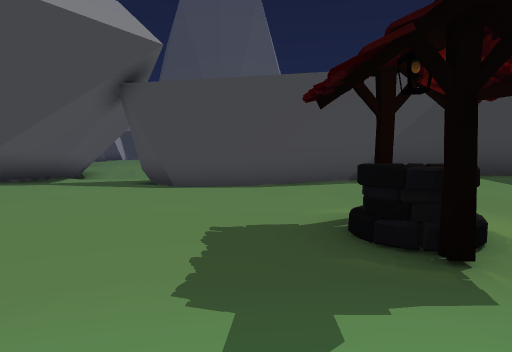
View 1 (above)

22 first-person views from a walk through a scene from a Unity 3-D project. The camera is 1.4 m above the floor, tilts 4° down and sees 70° across. The floor is counted in squares, 2 m on a side. Each view is taken from the middle of a square. On the plan, view 1 faces up. The plan holds only what a view shows up to about 11 squares ahead; the rest is blank. The place goes on beyond the plan. The player character is not drawn. Some surface patterns are stand-ins.

View 2
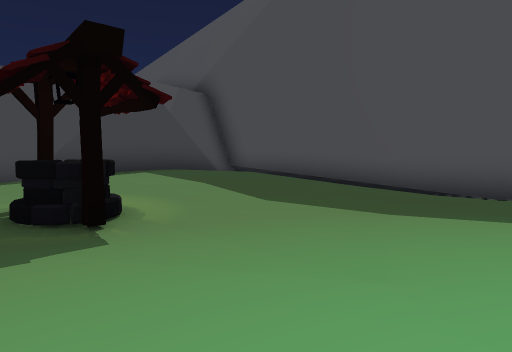

View 3
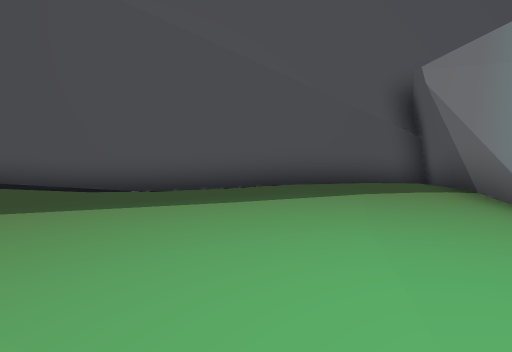

View 4
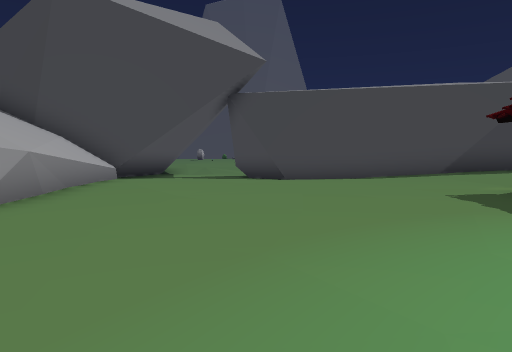

View 5
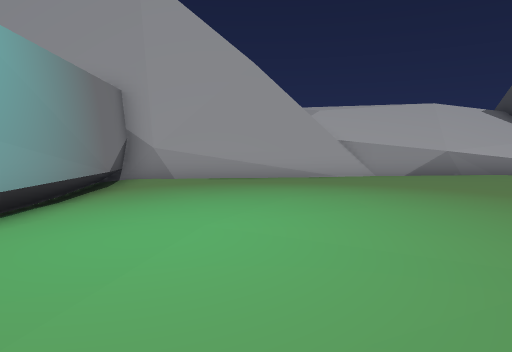

View 6
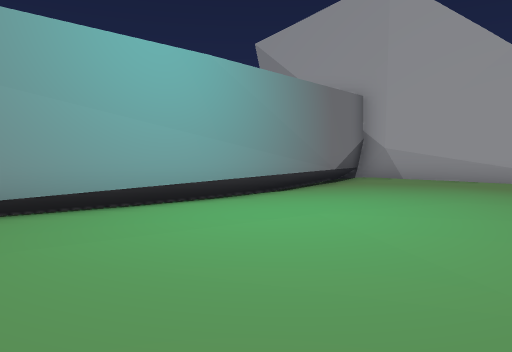

View 7
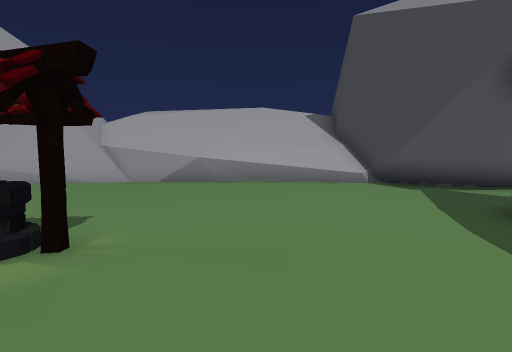

View 8
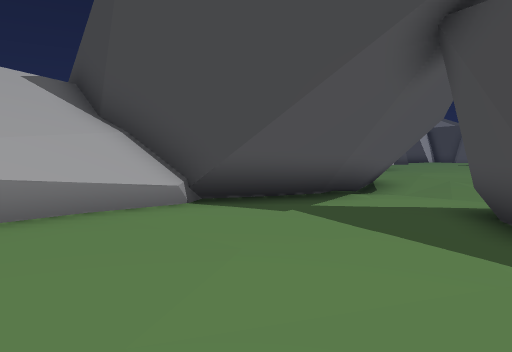

View 9
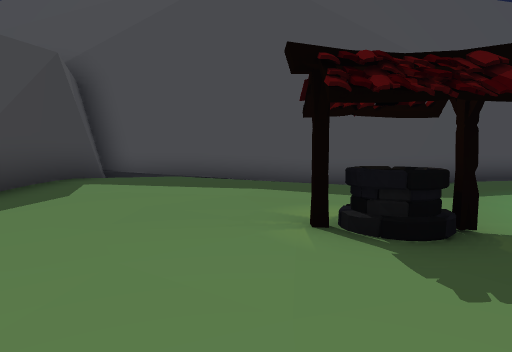

View 10
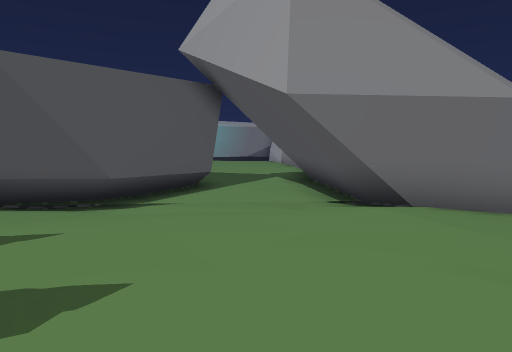

View 11
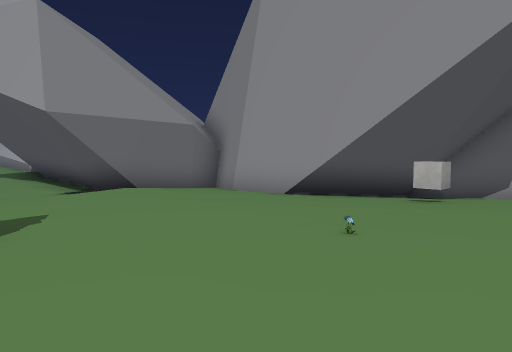

View 12
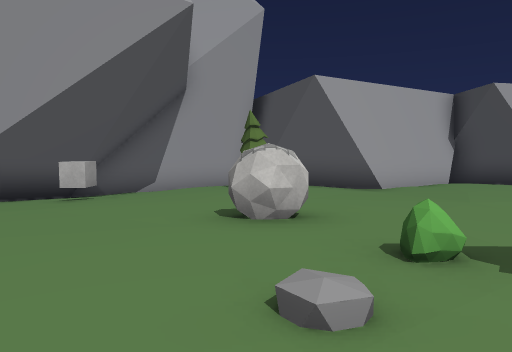

View 13
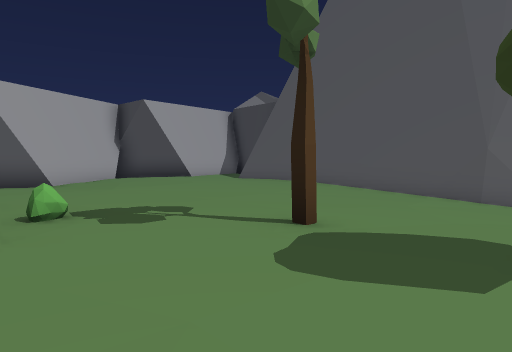

View 14
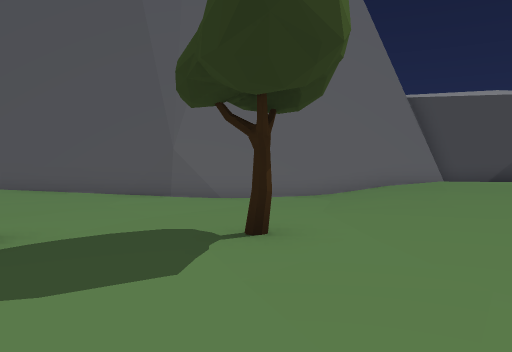

View 15
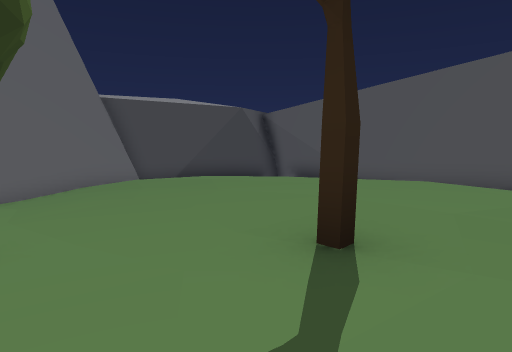

View 16
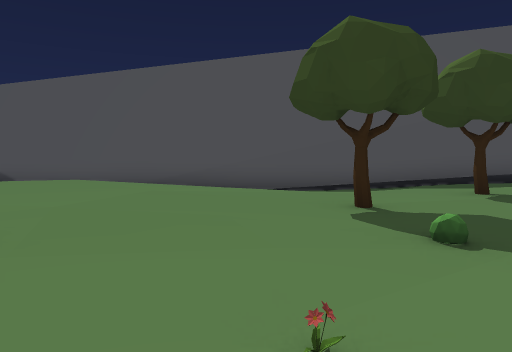

View 17
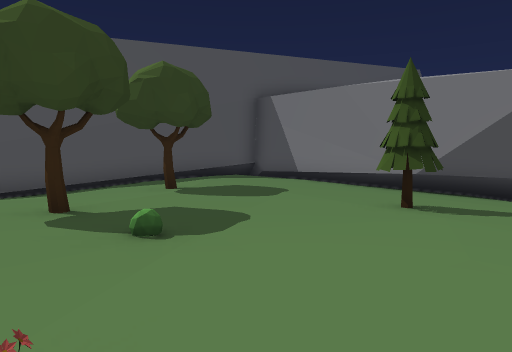

View 18
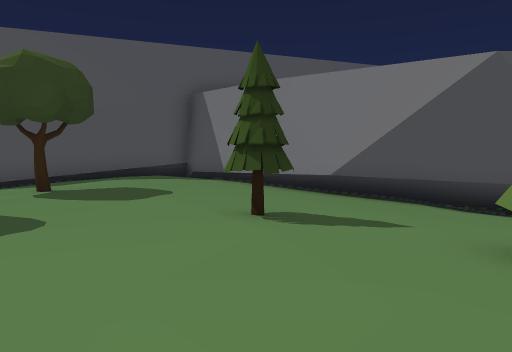

View 19
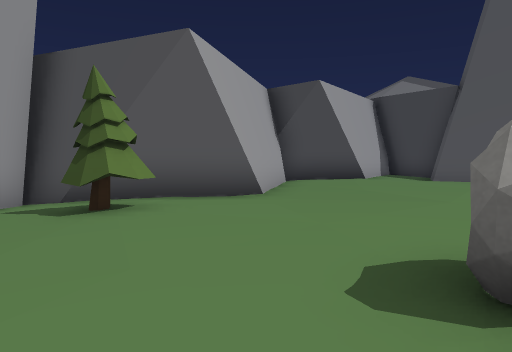

View 20
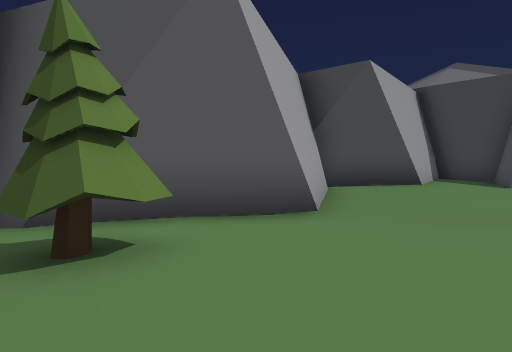

View 21
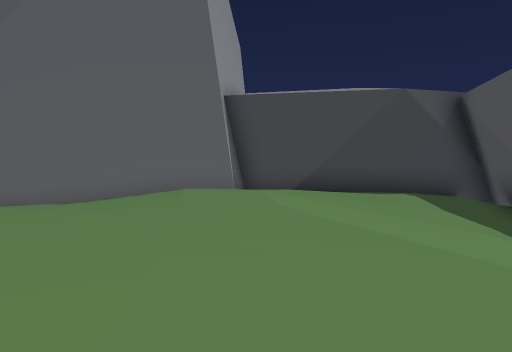

View 22
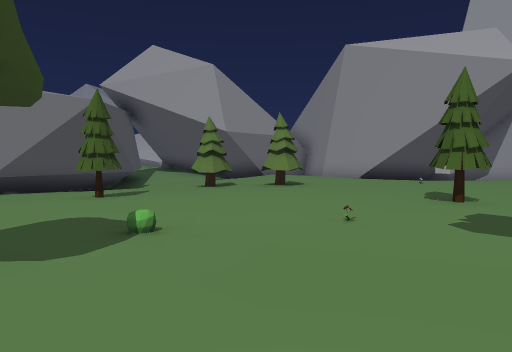

### Floor plan
Key: @ floor where view 1 was taken; # wall or solid block; . main floor; : floor 0.25 m higher than the main floor; - floor 0.25 m lower than the main floor; _ floor 0.5 m lower than the main floor; < floor 0.75 m lower than the main floor; ( floor 1 m lower than the main floor; / step, stairs or slope; ^ raised ledge; C cube; B bush; T tree; R rock; F flower; O other object.
Columns run from 15 left of view 1 to 11 right of it. Each row starts with its distance up from view 1.
 38                    ####
 37   ###            ###//#####
 36   #_#####    #####//   //<#
 35   #__#########/<//// ////<#
 34   #___ _____<</////..///_##
 33  ##------___///////::///_#
 32  #_---------///////::////#
 31  ##----------/--//:::////
 30   #--------.--...:::::/ #
 29   ##_--.....T.T.::::::/ #
 28   #_---.........::::::/ #
 27  ##----..B.....:T:::::/ #
 26 ##_T---.R./....::::::/  #
 25  </-----.....T.F...... /#
 24  # /_----..........T../_#
 23  #///_---O...........-/_#
 22  ##//C_---............/_#
 21   ###_/---..T.......T..##
 20     ##_----..T--T......#
 19      #_/-----T-----....#
 18      #_/----/-/----....#
 17      #</////////__---. #
 16      ####///////#######
 15         #//<(####
 14         #<<<<#
 13         #<<<##
 12         ##_<#
 11         ##__##
 10         #____##
  9         #---//####
  8        #^-------/#######
  7        #^-..--...::::: #
  6         ^.......:::::: ##
  5         #.......:::::://#
  4         #......::::::://#
  3         #.......O::::///#
  2         #.......O...../_#
  1         #............./_#
  0         #......@.....-/_#
 -1         #/............ /#
 -2          /............./#
 -3          #-------....../#
 -4          #---------....  #
 -5          #----_-----... /#
 -6          ###############_#
 -7                         ##

Positions as (right, up) in squares from view 1, and headings:
1: (0, 0), facing up
2: (0, -1), facing up-right
3: (0, -2), facing right
4: (-3, -2), facing up
5: (4, -2), facing left
6: (4, 0), facing down-left
7: (4, 5), facing left
8: (-2, 5), facing up-left
9: (-2, 4), facing right
10: (-5, 22), facing down
11: (-3, 25), facing down-left
12: (-3, 26), facing left
13: (-1, 26), facing up-left
14: (-1, 26), facing up
15: (-1, 26), facing up-right
16: (-1, 25), facing right
17: (-1, 25), facing down-right
18: (-2, 23), facing down-right
19: (-7, 24), facing up-left
20: (-9, 25), facing up-left
21: (5, 27), facing up
22: (4, 27), facing down-left
